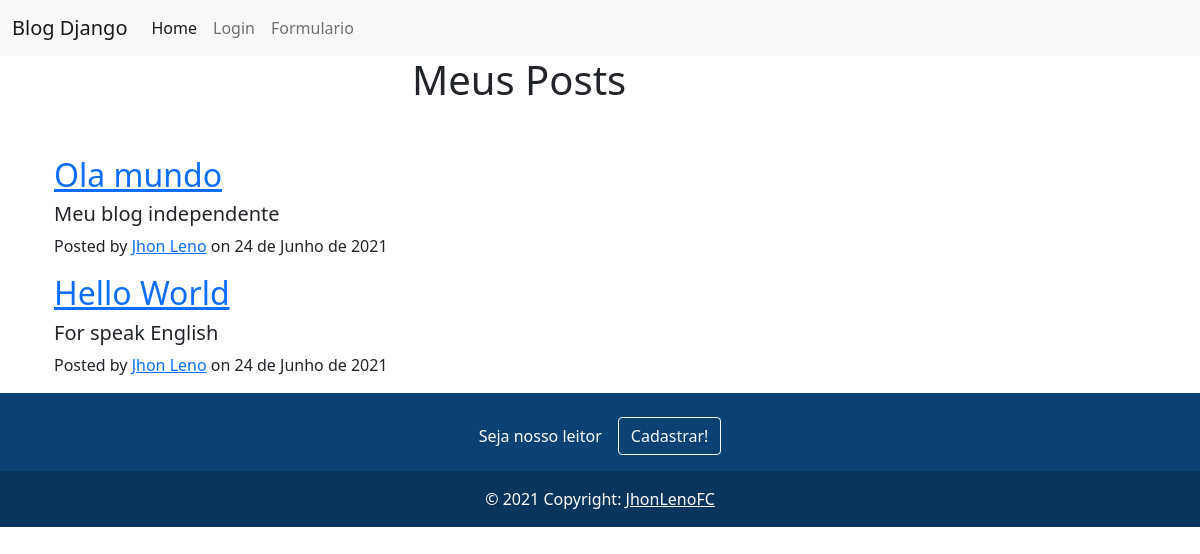
The page / on the database its author committed.
### blog/models.py (models this page shows, shortened)
class Post(models.Model):
    title = models.CharField(max_length=100)
    description = models.TextField()
    body = models.TextField()
    author = models.ForeignKey(User, on_delete=PROTECT)
    date_create = models.DateField(auto_now_add=True)
    photo = models.ImageField(upload_to='images/')
    class Meta:
        ordering = ['date_create']

### blog/views.py (the view)
# urls.py: path('', views.postsviews, name='home'),
def postsviews(request):
    posts = Post.objects.all()
    return render(request, 'home.html', {'posts':posts})

### templates/home.html
{% extends 'base.html' %}
{% block content %}
    {% for post in posts %}
    <a href="post/{{ post.id }}/">
        <h2 class="post-title">{{ post.title }}</h2></a>
        <h5 class="post-subtitle">{{ post.description }}</h5>
    <p class="post-meta">
        Posted by
        <a href="post/{{ post.id }}/">{{ post.author.first_name }}</a>
        on {{ post.date_create }}
    </p>
    {% endfor %}
{% endblock %}

### rows shown on the page
Post: title "Ola mundo", description "Meu blog independente", author.first_name "Jhon Leno", date_create "24 de Junho de 2021"
Post: title "Hello World", description "For speak English", author.first_name "Jhon Leno", date_create "24 de Junho de 2021"
